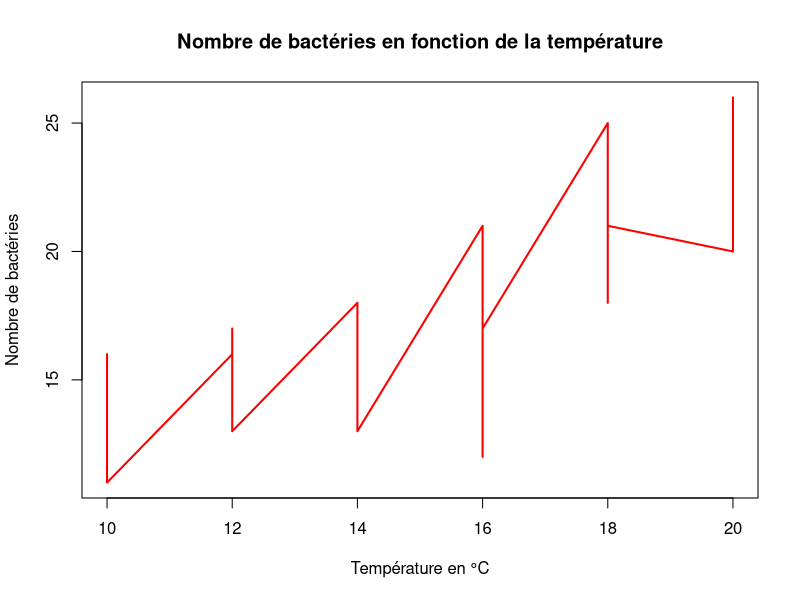
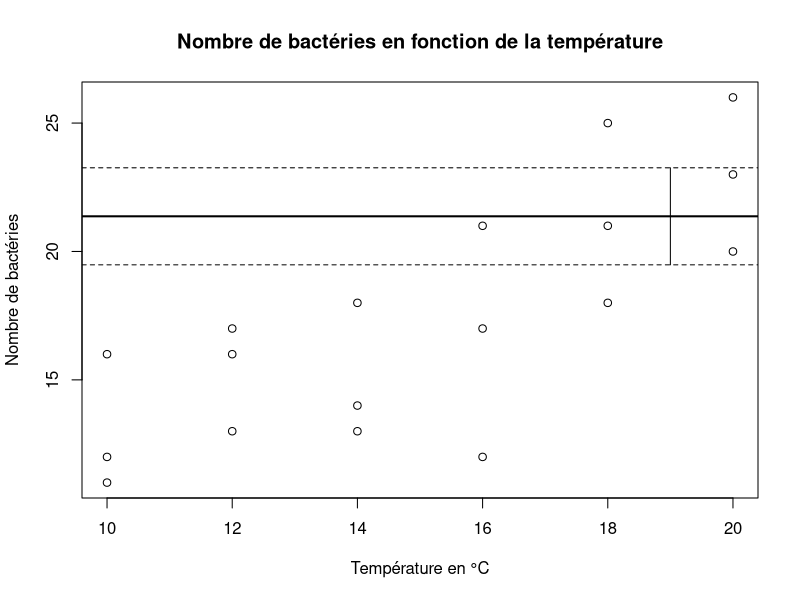

R code for these plots, in order:
## ---- chunk 1
knitr::opts_chunk$set(echo = TRUE)
## ---- chunk 2
rm(list=ls())
## ---- chunk 3
X_i = c(10, 10, 10, 12, 12, 12, 14, 14, 14, 16, 16, 16, 18, 18, 18, 20, 20, 20)
Y_i = c(16, 12, 11, 16, 17, 13, 18, 14, 13, 21, 12, 17, 25, 18, 21, 20, 26, 23)
plot(X_i, Y_i, main = "Nombre de bactéries en fonction de la température", xlab = "Température en °C", ylab = "Nombre de bactéries", type = "l", col = "red", lwd = 2)
## ---- chunk 4
X_i_barre = mean(X_i)
Y_i_barre = mean(Y_i)

beta1chapeau = sum((X_i - X_i_barre)*(Y_i - Y_i_barre))/sum((X_i-X_i_barre)^2)
beta0chapeau = Y_i_barre - X_i_barre*beta1chapeau

Ychapeau = beta0chapeau + beta1chapeau*X_i

SSE = sum((Ychapeau - Y_i_barre)^2)
SST = sum((Y_i - Y_i_barre)^2)

R2 = SSE/SST

## ---- chunk 5
prediction = lm(Y_i~X_i)
beta0 = coef(prediction)[1]
beta1 = coef(prediction)[2]
sigma2 = sum((Y_i-beta0 - beta1*X_i)^2)/(length(X_i)-2)
## ---- chunk 6
t_statistic <- (beta1 - 20000) / sqrt(sigma2 / sum((X_i-mean(X_i))^2))
p_value <- 2*pt(-abs(t_statistic), df = length(X_i) - 2)
p_value
## ---- chunk 7
X_19 = 19
Y_19 = beta0 + beta1*X_19

SE = sqrt(sigma2 * (1/length(X_i) + (X_19-X_i_barre)^2/sum((X_i-X_i_barre)^2)))
borne = qt(0.95, df = length(X_i)-2)*SE

borneInf = Y_19 - borne
borneSup = Y_19 + borne

plot(X_i, Y_i, main = "Nombre de bactéries en fonction de la température", xlab = "Température en °C", ylab = "Nombre de bactéries")
lines(c(X_19, X_19), c(borneInf, borneSup))
abline(h = Y_19, lwd =2 )
abline(h = borneInf, lty =2)
abline(h = borneSup, lty =2)
